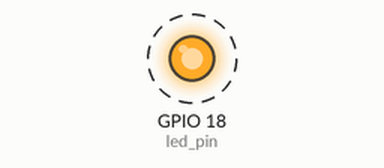
Recording of a program running on a simulated Raspberry Pi (BCM pin numbers). On the bench: output pins drawn as LEDs (lit = HIGH). Dashed ring = blinking.

Above: at 0.5 s.
Timing chart, 0 to 4.6 s (numbered marks = the images above):
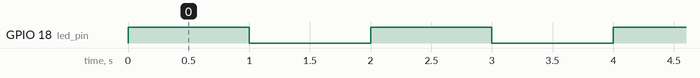

The program:

led-flicker.py
```python
#!/usr/bin/env python
# Author: Adam Portier <aportier@haverford.edu>

import RPi.GPIO as GPIO
from time import sleep

# Configuration
led_pin = 18

# GPIO Setup
GPIO.setmode(GPIO.BCM)
GPIO.setup(led_pin, GPIO.OUT)
GPIO.output(led_pin, False)

# Toggles LED state
def toggleLED(pin):
    state = GPIO.input(pin)
    state = not state
    GPIO.output(pin, state)

while True:
    try:
        toggleLED(led_pin)
        sleep(1)
    except KeyboardInterrupt:
        GPIO.cleanup()
        exit()
```

Measured:
- by itself, GPIO 18 (led_pin): alternates HIGH for 1.0 s and LOW for 1.0 s
